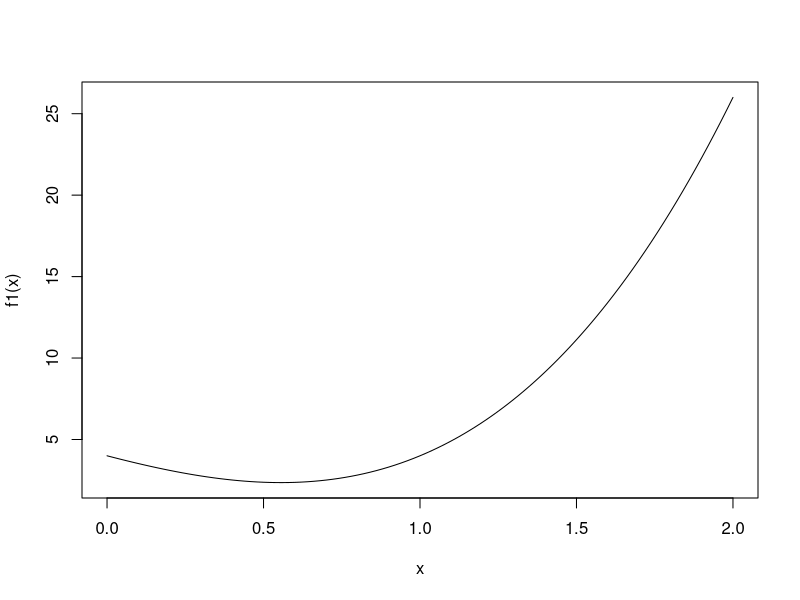
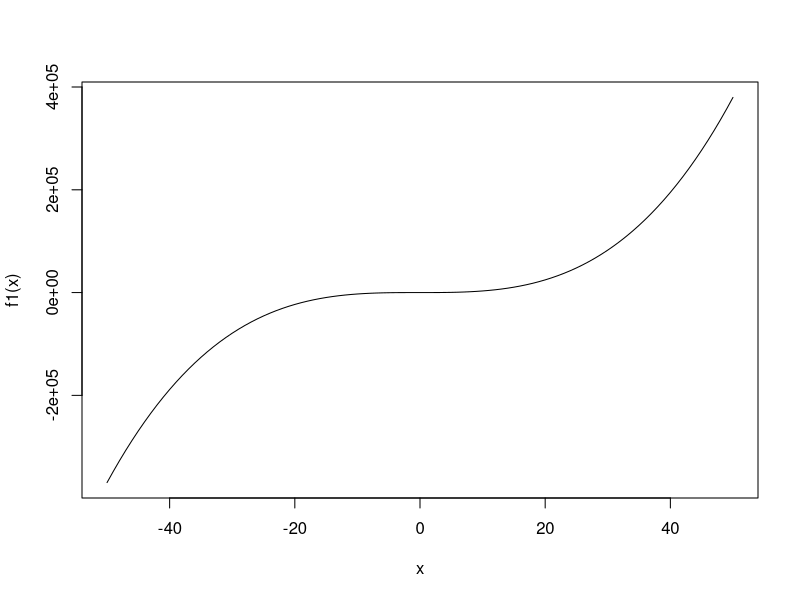

Write the R code that produced these figures, in order.
library(optimx)
f1<-function(xx){ # function of one parameter
   ((3*xx+2)*xx-5)*xx+4
}
cat("The function does have a local minimum\n")
curve(f1, from=0, to=2)
X11()
cat("But it also can got to -infinity\n")
curve(f1, from=-50, to=50)
ansone<-optimx(c(1), f1, control=list(all.methods=TRUE))
print(ansone)
ansoneb<-optimx(c(1), f1, lower=c(-1), upper=c(10),control=list(all.methods=TRUE))
print(ansoneb)
ansoneb2<-optimx(1, f1, lower=-1, upper=10,control=list(all.methods=TRUE))
print(ansoneb2)
